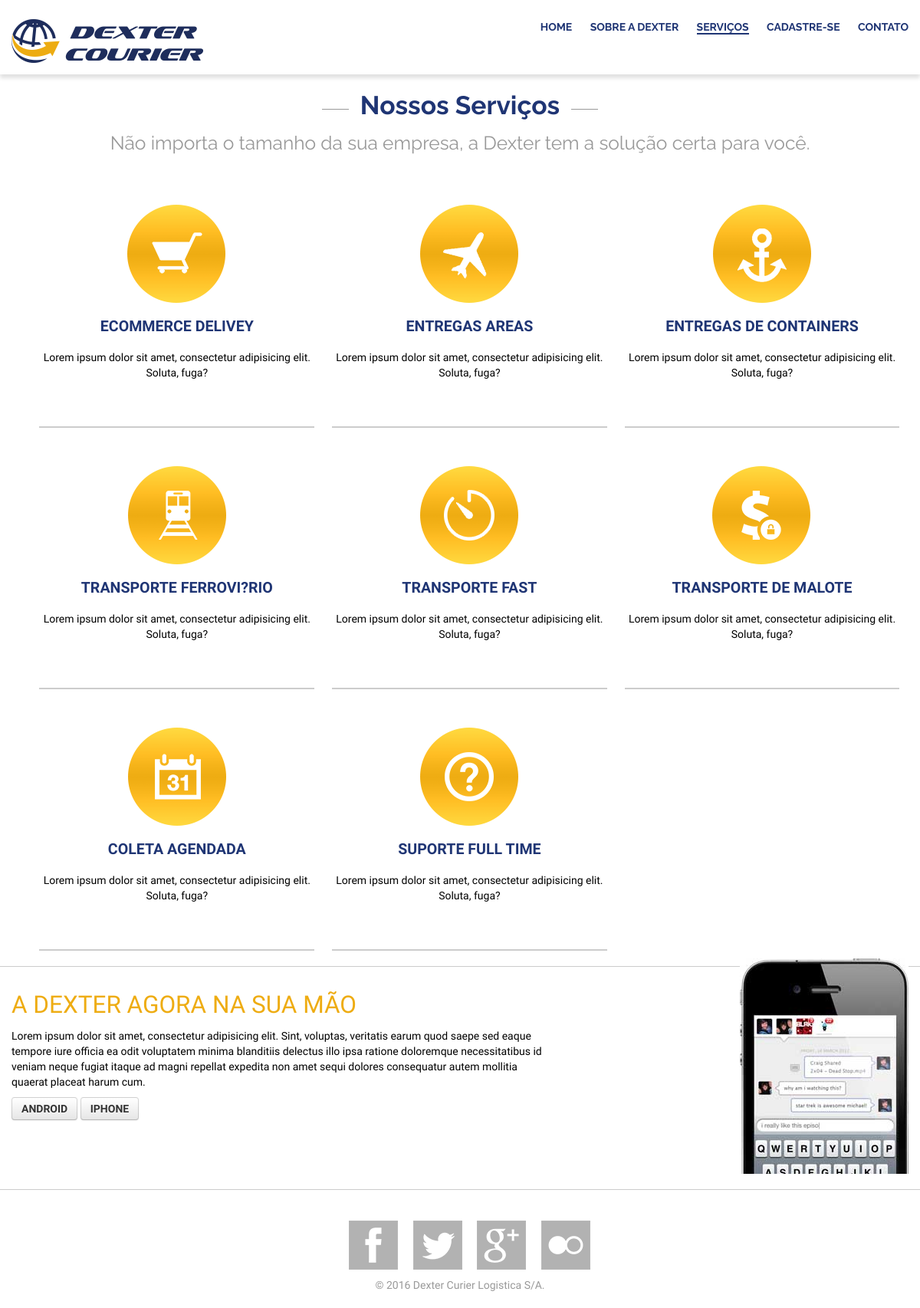
Screenshot of /lamp/servicos.php with the database file from the repository.
### tables this page shows
CREATE TABLE `servicos` (
  `id` int(11) NOT NULL AUTO_INCREMENT,
  `nome` varchar(200) DEFAULT NULL,
  `descricao` varchar(200) DEFAULT NULL,
  `url_icone` varchar(200) DEFAULT NULL,
  `home` tinyint(1) DEFAULT NULL,
  `ip` varchar(2) DEFAULT NULL,
  PRIMARY KEY (`id`)
);

### lamp/include/banco.php (called while the page is built, shortened)
<?php
	function listar($tabela, $campos = "*", $onde=null, $filtro=null, $ordem=null, $limite=null){
                $sql = "select $campos from $tabela";
                if( $onde ){
                        $sql .= " where $onde";
                }elseif( $filtro ){
                        $sql .= " where $filtro";
                }
                $registros = [];
				$link = mysqli_connect ( 'localhost', 'admin', '4linux', 'dexter500') or die ("Cloud not connect to mysql");
                $query = mysqli_query( $link, $sql );
				while($registro = mysqli_fetch_array($query)){
                   $registros[] = $registro;
                }
                return $registros;
 }

### lamp/servicos.php (the view, shortened to what this page needs)
<!doctype html>
<html dir="ltr" lang="pt-BR">
<head>
    <link rel="stylesheet" href="css/style.css">
</head>
<body>
    <header class="header">
       <?php require 'template/topo.php' ?>
    </header>
    <section class="servicos">
        <div class="container content">
            <div class="title center">
                <h1>Nossos Serviços</h1>
                <h3>Não importa o tamanho  da sua empresa, a Dexter tem a solução certa para você.</h3>
            </div>
            <ul>
                <?php
            		$registros = listar('servicos','*',"home= 0");
            		foreach( $registros as $registro ):
	            ?>
                <li>
                        <a href="#"><img src="<?php echo $registro['url_icone'];?>" alt="">
                        <h2><?php echo $registro['nome'];?></h2>
                        <p><?php echo $registro['descricao'];?></p></a>
                </li>
                <?php endforeach; ?>
            </ul>
        </div>
    </section>
    <section class="mobile">
        <div class="container">
            <h2>A Dexter agora na sua mão</h2>
            <p>Lorem ipsum dolor sit amet, consectetur adipisicing elit. Sint, voluptas, veritatis earum quod saepe sed eaque tempore iure officia ea odit voluptatem minima blanditiis delectus illo ipsa ratione doloremque necessitatibus id veniam neque fugiat itaque ad magni repellat expedita non amet sequi dolores consequatur autem mollitia quaerat placeat harum cum.</p>
            <a href="#" class="btn btn-yellow">Android</a>
            <a href="#" class="btn btn-yellow">iPhone</a>
            <img src="img/iphone.jpg" alt="Dexter Mobile" class="phone">
        </div>
    </section>
    <footer class="footer">
       <?php require 'template/rodape.php' ?>
    </footer>
</body>
</html>

### lamp/include/css/style.css (style rules this page uses)
body { margin: 0; padding: 0; background: #F5F5F5; color: #555; font-family: 'Open Sans', sans-serif; font-weight: 300; }
.container { width:980px; margin: 0 auto; display: block; }
.center { text-align: center; }
img { max-width: 100%; }
.content { margin-top: 20px; }
.header { width: 100%; background-color: white; padding: 15px; overflow: hidden; box-sizing: border-box; -webkit-box-shadow: 0 5px 5px rgba(0,0,0,.12); -moz-box-shadow: 0 5px 5px rgba(0,0,0,.12); box-shadow: 0 5px 5px rgba(0,0,0,.12); }
.title { font-family: 'Raleway', sans-serif; }
.title h1 { font-size: 2.4em; position: relative; display: inline; color: #1f3574; }
.title h1:before, .title h1:after { content:''; background-color: rgba(0,0,0,.4); width: 35px; height: 1px; position: absolute; top:25px; }
.title h1:before { left: -50px; }
.title h1:after { right: -50px; }
.title h3 { font-weight: normal; color: #999; }
.servicos ul { padding: 0; list-style: none; }
.servicos li { width: 31.33%; margin: 0 1%; padding: 50px 0; float: left; text-align: center; border-bottom: 2px solid #ccc; -webkit-transition: all 200ms linear; -moz-transition: all 200ms linear; -ms-transition: all 200ms linear; -o-transition: all 200ms linear; transition: all 200ms linear; }
.servicos li a { text-decoration: none; color: inherit; display: block; }
.servicos h2 { font-size:1.4em; text-transform: uppercase; font-weight: 600; color: #1f3574; }
.mobile { width: 100%; height: 250px; float: left; display: block; margin: 20px 0; padding: 20px 0; border-bottom: 1px solid #ccc; border-top: 1px solid #ccc; background-color: #fff; }
.mobile h2 { text-transform: uppercase; font-weight: normal; color: #eeac12; }
.mobile h2, .mobile p { width: 60%; }
.mobile .container { position: relative; }
.mobile .phone { position: absolute; top: -31px; right: 0; }
.footer { width: 100%; float: left; padding: 20px 0; text-align: center; color: #999; }
.btn { background-color: #1f3574; text-transform: uppercase; color: #fff; text-decoration: none; padding: 10px 25px; font-weight: 700; border:0; font-size: 1em; }
.btn-yellow { background-color: #eeac12; border: 2px solid #eeac12; }

### rows the page displays
servicos: url_icone (picture), nome "ECOMMERCE DELIVEY", descricao "Lorem ipsum dolor sit amet, consectetur adipisicing elit. Soluta, fuga?"
servicos: url_icone (picture), nome "ENTREGAS AREAS", descricao "Lorem ipsum dolor sit amet, consectetur adipisicing elit. Soluta, fuga?"
servicos: url_icone (picture), nome "ENTREGAS DE CONTAINERS", descricao "Lorem ipsum dolor sit amet, consectetur adipisicing elit. Soluta, fuga?"
servicos: url_icone (picture), nome "TRANSPORTE FERROVI?RIO", descricao "Lorem ipsum dolor sit amet, consectetur adipisicing elit. Soluta, fuga?"
servicos: url_icone (picture), nome "TRANSPORTE FAST", descricao "Lorem ipsum dolor sit amet, consectetur adipisicing elit. Soluta, fuga?"
servicos: url_icone (picture), nome "TRANSPORTE DE MALOTE", descricao "Lorem ipsum dolor sit amet, consectetur adipisicing elit. Soluta, fuga?"
servicos: url_icone (picture), nome "COLETA AGENDADA", descricao "Lorem ipsum dolor sit amet, consectetur adipisicing elit. Soluta, fuga?"
servicos: url_icone (picture), nome "SUPORTE FULL TIME", descricao "Lorem ipsum dolor sit amet, consectetur adipisicing elit. Soluta, fuga?"

### other values shown
$pagina['label'] "HOME"
$pagina['label'] "SOBRE A DEXTER"
$pagina['label'] "SERVIÇOS"
$pagina['label'] "CADASTRE-SE"
$pagina['label'] "CONTATO"
